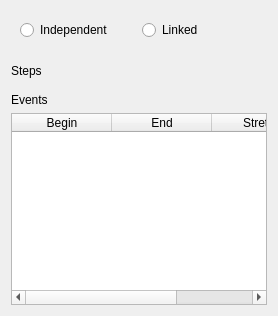
           <widget class="QWidget" name="tabTime">
            <attribute name="title">
             <string>Time</string>
            </attribute>
            <layout class="QVBoxLayout" name="verticalLayout_4">
             <item>
              <widget class="QWidget" name="widget_3" native="true">
               <layout class="QHBoxLayout" name="horizontalLayout">
                <item>
                 <widget class="QRadioButton" name="radioButtonTimeIndependent">
                  <property name="text">
                   <string>Independent</string>
                  </property>
                  <attribute name="buttonGroup">
                   <string>buttonGroupTimeLinkage</string>
                  </attribute>
                 </widget>
                </item>
                <item>
                 <widget class="QRadioButton" name="radioButtonTimeLinked">
                  <property name="text">
                   <string>Linked</string>
                  </property>
                  <property name="checkable">
                   <bool>true</bool>
                  </property>
                  <property name="checked">
                   <bool>false</bool>
                  </property>
                  <attribute name="buttonGroup">
                   <string>buttonGroupTimeLinkage</string>
                  </attribute>
                 </widget>
                </item>
               </layout>
              </widget>
             </item>
             <item>
              <widget class="QWidget" name="widget_14" native="true">
               <layout class="QHBoxLayout" name="horizontalLayout_3">
                <property name="leftMargin">
                 <number>0</number>
                </property>
                <item>
                 <widget class="QLabel" name="label_32">
                  <property name="text">
                   <string>Steps</string>
                  </property>
                 </widget>
                </item>
                <item>
                 <widget class="QLabel" name="labelTimeSteps">
                  <property name="text">
                   <string/>
                  </property>
                 </widget>
                </item>
               </layout>
              </widget>
             </item>
             <item>
              <widget class="QLabel" name="label_30">
               <property name="text">
                <string>Events</string>
               </property>
              </widget>
             </item>
             <item>
              <widget class="QTableWidget" name="tableWidgetEvents">
               <property name="selectionMode">
                <enum>QAbstractItemView::NoSelection</enum>
               </property>
               <column>
                <property name="text">
                 <string>Begin</string>
                </property>
               </column>
               <column>
                <property name="text">
                 <string>End</string>
                </property>
               </column>
               <column>
                <property name="text">
                 <string>Stretch</string>
                </property>
               </column>
              </widget>
             </item>
             <item>
              <spacer name="verticalSpacer_6">
               <property name="orientation">
                <enum>Qt::Vertical</enum>
               </property>
               <property name="sizeHint" stdset="0">
                <size>
                 <width>20</width>
                 <height>0</height>
                </size>
               </property>
              </spacer>
             </item>
            </layout>
           </widget>
